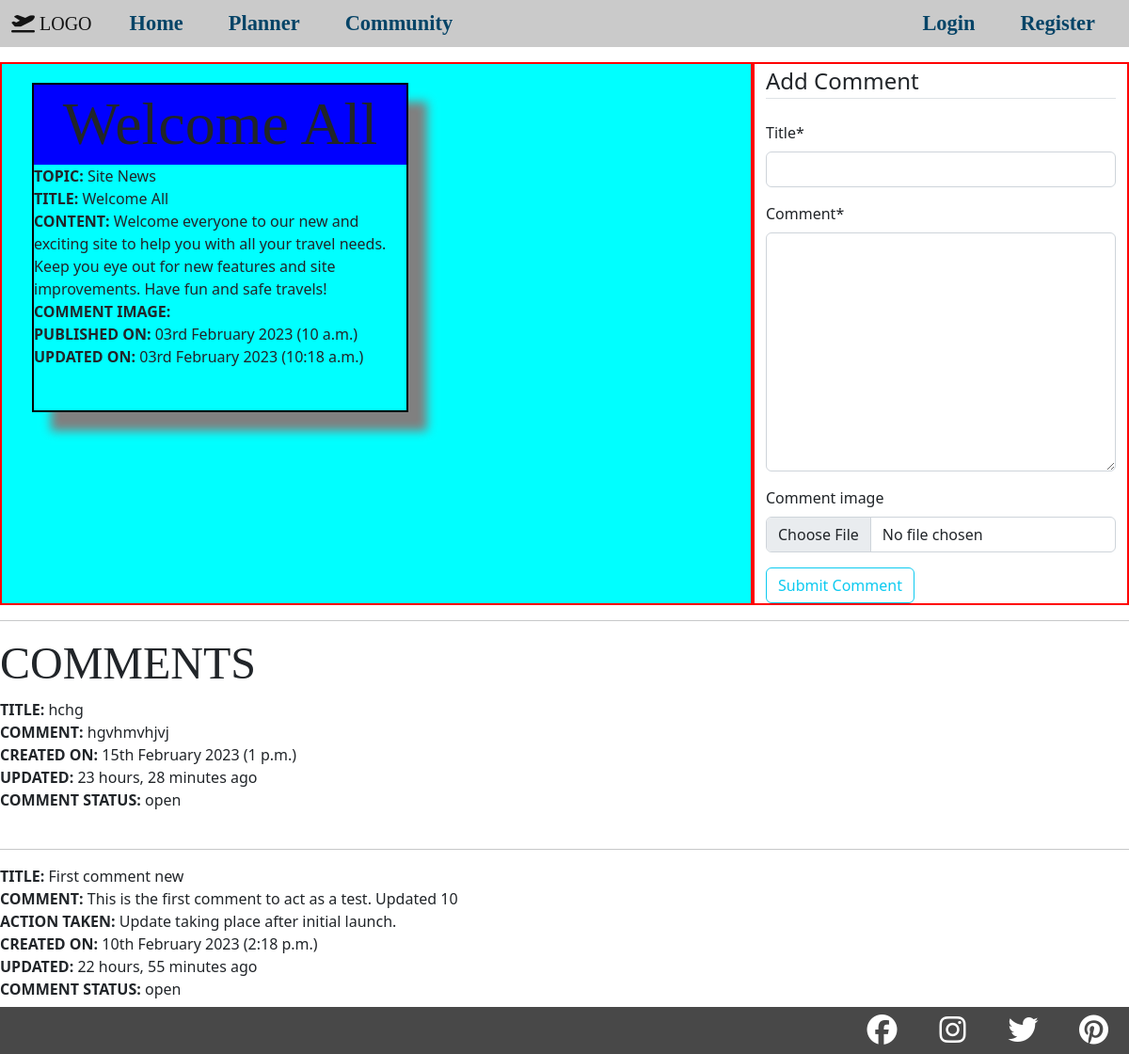
Page /updates/1/ on the committed database.
### site_updates/models.py (models this page shows, shortened)
class Update(models.Model):
    topic = models.ForeignKey(UpdateCatagory, on_delete=models.CASCADE)
    title = models.CharField(max_length=100)
    content = models.TextField()
    update_image = models.ImageField(default=None, upload_to='media/update_pics/', blank=True)
    published_on = models.DateTimeField(auto_now_add=True)
    updated_on = models.DateTimeField(auto_now=True)
    status = models.IntegerField(choices=STATUS, default=0)

class UpdateCatagory(models.Model):
    topic_catagory = models.CharField(max_length=100)
    def __str__(self):
        return self.topic_catagory

class UpdateComment(models.Model):
    site_update = models.ForeignKey(Update, on_delete=models.CASCADE)
    author = models.ForeignKey(User, on_delete=models.CASCADE)
    title = models.CharField(max_length=100)
    comment = models.TextField()
    comment_image = models.ImageField(default=None, upload_to='media/comment_pics/', blank=True)
    action_taken = models.TextField(blank=True)
    action_image = models.ImageField(default=None, upload_to='media/comment_pics/', blank=True)
    created_on = models.DateTimeField(auto_now_add=True)
    updated_on = models.DateTimeField(auto_now=True)
    comment_status = models.IntegerField(choices=COMMENT_STATUS, default=0)
    class Meta:
        ordering = ('-created_on',)

### site_updates/views.py (the view, shortened to what this page needs)
# urls.py: path('<int:pk>/', AdminDetailUpdateView.as_view(), name="admin-update-detail"),
class AdminDetailUpdateView(View):
    def get(self, request, pk):
        update_objects = Update.objects.filter(status=1)
        update = get_object_or_404(update_objects, pk=pk)
        comments = UpdateComment.objects.filter(site_update=update)
        for comment in comments:
            a = str(comment.updated_on - comment.created_on)
            if '0:00:00' in a:
                comment.updated_on = None
        return render(
            request,
            "site_updates/admin-update-detail.html",
            {
                "update": update,
                "comments": comments,
                "comment_form": CommentForm()
            }
        )

### site_updates/forms.py
class CommentForm(forms.ModelForm):
    class Meta:
        model = UpdateComment
        fields = ('title', 'comment', 'comment_image')

### site_updates/templates/site_updates/admin-update-detail.html (shortened to what this page needs)
{% extends "home/base.html" %}
{% load crispy_forms_tags %}
{% block content %}
<div class="container-fluid top-div">
    <div class="row">
        <div class="col-12 col-lg-8 test-border info-colour">
            <div class="update-card">
                <div class="update-card-title">
                    <h1 class="m-0 p-1">{{ update.title }}</h1>
                </div>
                <div><strong>TOPIC: </strong>{{ update.topic }}</div>
                <div><strong>TITLE: </strong>{{ update.title }}</div>
                <div><strong>CONTENT: </strong>{{ update.content }}</div>
                {% if update.update_image %}
                    <div><strong>COMMENT IMAGE: </strong><img src="{{ update.update_image.url }}" alt=""></div>
                {% endif %}
                <div><strong>PUBLISHED ON: </strong>{{ update.published_on|date:"dS F Y (P)" }}</div>
                {% if update.updated_on %}
                    <div><strong>UPDATED ON: </strong>{{ update.updated_on|date:"dS F Y (P)" }}</div>
                {% endif %}
            </div>
        </div>
        <div class="col test-border">
            <div class="content-section">
                <form method="POST">
                    <fieldset class="form-group">
                        <legend class="border-bottom mb-4">Add Comment</legend>
                        {{ comment_form|crispy }}
                    </fieldset>
                    <div class="form-group">
                        <button class="btn btn-outline-info" type="submit">Submit Comment</button>
                    </div>
                </form>
            </div>
        </div>
    </div>
</div>
<hr>
<h3>COMMENTS</h3>
{% for comment in comments %}
    <div><strong>TITLE: </strong>{{ comment.title }}</div>
    <div><strong>COMMENT: </strong>{{ comment.comment }}</div>
    {% if comment.action_taken %}
        <div><strong>ACTION TAKEN: </strong>{{ comment.action_taken }}</div>
    {% endif %}
    {% if comment.created_on %}
        <div><strong>CREATED ON: </strong>{{ comment.created_on|date:"dS F Y (P)" }}</div>
    {% endif %}
    {% if comment.updated_on %}
        <div><strong>UPDATED: </strong>{{ comment.updated_on|timesince }} ago</div>
    {% endif %}
    {% if comment.comment_status == 1 %}
        <div><strong>COMMENT STATUS: </strong>closed</div>
    {% else %}
        <div><strong>COMMENT STATUS: </strong>open</div>
    {% endif %}
    <br>
    <hr>
{% endfor %}
{% endblock %}

### static/css/main.css (style rules this page uses)
* { padding: 0; margin: 0; box-sizing: border-box; }
h1, h2, h3, h4, h5, h6 { font-family: 'Lora', serif; }
@media (min-width: 768px) { h1 { font-size: 350%; } }
@media (min-width: 768px) { h3 { font-size: 250%; } }
@media (min-width: 992px) { h1 { font-size: 400%; } }
@media (min-width: 992px) { h3 { font-size: 300%; } }
.update-card { width: 400px; border: 1px solid rgb(6, 68, 103); box-shadow: 20px 20px 10px grey; margin: 5px; height: 350px; overflow-y: auto; }

### site_updates/templates/site_updates/admin-update-detail.html (style rules this page uses)
.top-div { margin-top: 50px; }
.test-border { border: 2px solid rgb(255, 0, 0); }
.update-card { margin: 20px; border: 2px solid black; }
.update-card-title { background-color: blue; text-align: center; }
.info-colour { background-color: aqua; }

### rows in the picture
Update: topic "Site News", title "Welcome All", content "Welcome everyone to our new and exciting site to help you with all your travel needs. Keep you eye out for new features and site improvements. Have fun and safe travels!", published_on "03rd February 2023 (10 a.m.)", updated_on "03rd February 2023 (10:18 a.m.)"
UpdateComment: title "hchg", comment "hgvhmvhjvj", created_on "15th February 2023 (1 p.m.)", updated_on "23 hours, 28 minutes", shows "COMMENT STATUS:", comment_status "open"
UpdateComment: title "First comment new", comment "This is the first comment to act as a test. Updated 10", action_taken "Update taking place after initial launch.", created_on "10th February 2023 (2:18 p.m.)", updated_on "22 hours, 55 minutes", shows "COMMENT STATUS:", comment_status "open"
